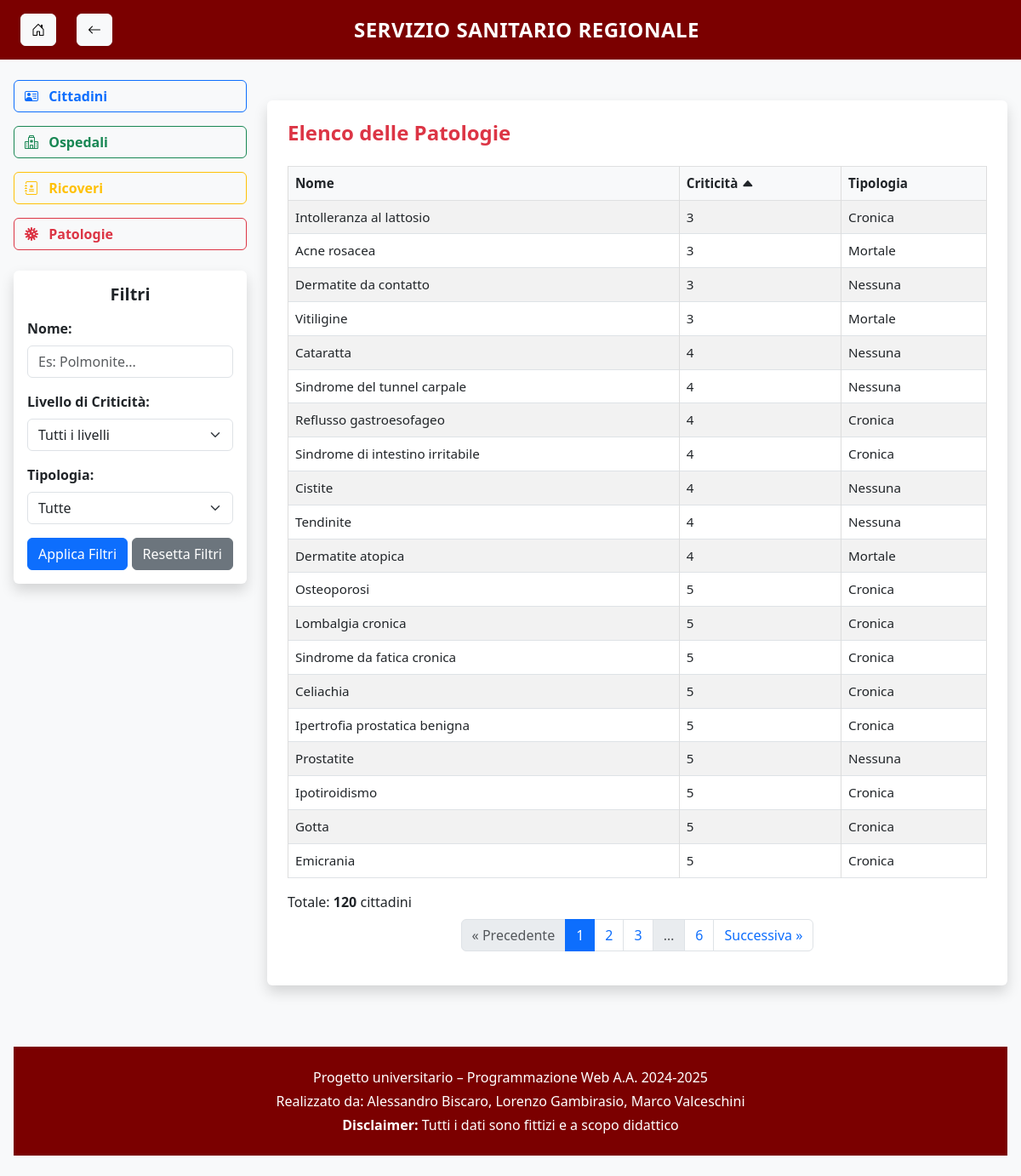
The app's page /patologie/?sort=criticita&order=asc with its own data.
### main/models.py (models this page shows, shortened)
class Patologia(models.Model):
    cod = models.CharField(primary_key=True, max_length=10)
    nome = models.TextField(max_length=100)
    criticita = models.IntegerField()
    class Meta:
        db_table = 'main_patologia'
        managed = False

### main/views.py (the view)
# urls.py: path('patologie/', views.lista_patologie, name='patologie'),
def lista_patologie(request):
    patologie_base = models.Patologia.objects.all()
    nome_query = request.GET.get('nome')
    criticita_query = request.GET.get('criticita')
    tipologia_query = request.GET.get('tipologia')
    if nome_query:
        patologie_base = patologie_base.filter(nome__icontains=nome_query)
    if criticita_query:
        patologie_base = patologie_base.filter(criticita=criticita_query)
    patologie = []
    for p in patologie_base:
        tipi = []
        if models.PatologiaCronica.objects.filter(cod=p).exists():
            tipi.append("Cronica")
        if models.PatologiaMortale.objects.filter(cod=p).exists():
            tipi.append("Mortale")
        tipo = " e ".join(tipi) if tipi else "Nessuna"
        if not tipologia_query or tipologia_query in tipo:
            patologie.append({
                'codice': p.cod,
                'nome': p.nome,
                'criticita': p.criticita,
                'tipologia': tipo,
            })
    sort = request.GET.get("sort", "nome")
    order = request.GET.get("order", "asc")
    reverse = order == "desc"
    try:
        patologie.sort(key=lambda x: x.get(sort, "").lower() if isinstance(x.get(sort), str) else x.get(sort), reverse=reverse)
    except Exception:
        pass  # fallback: no sort
    paginator = Paginator(patologie, 20)
    page_number = request.GET.get("page")
    page_obj = paginator.get_page(page_number)
    return render(request, "patologie.html", {
        'page_obj': page_obj,
        'patologie': page_obj.object_list,
        'range_criticita': range(1, 11),
        'filtro_template': 'filtri/filtro_patologie.html',
        'current_sort': sort,
        'current_order': order,
    })

### main/templates/patologie.html (shortened to what this page needs)
{% extends "base.html" %}
{% block content %}
<div class="container-fluid px-0 py-4">
  <div class="row">
    <section class="col-12">
      <div class="bg-white p-4 rounded shadow">
        <h4 class="mb-4 text-danger fw-bold">Elenco delle Patologie</h4>
        <div class="table-responsive">
          <table class="table table-striped table-hover table-bordered w-100 text-center align-middle">
            <thead class="table-light">
  <tr>
    <th>
      <a href="?sort=nome&order={% if current_sort == 'nome' and current_order == 'asc' %}desc{% else %}asc{% endif %}" class="text-decoration-none text-dark">
        Nome
      </a>
    </th>
    <th>
      <a href="?sort=criticita&order={% if current_sort == 'criticita' and current_order == 'asc' %}desc{% else %}asc{% endif %}" class="text-decoration-none text-dark">
        Criticità
        {% if current_sort == 'criticita' %}
          <i class="bi bi-caret-{% if current_order == 'asc' %}up{% else %}down{% endif %}-fill"></i>
        {% endif %}
      </a>
    </th>
    <th>
      <a href="?sort=tipologia&order={% if current_sort == 'tipologia' and current_order == 'asc' %}desc{% else %}asc{% endif %}" class="text-decoration-none text-dark">
        Tipologia
      </a>
    </th>
  </tr>
</thead>
            <tbody>
  {% for patologia in patologie %}
  <tr>
    <td>{{ patologia.nome }}</td>
    <td>{{ patologia.criticita }}</td>
    <td>{{ patologia.tipologia }}</td>
  </tr>
  {% empty %}
  <tr>
    <td colspan="3" class="text-center text-muted">Nessuna patologia trovata.</td>
  </tr>
  {% endfor %}
</tbody>
          </table>
          {% include 'partials/paginazione.html' %}
        </div>
      </div>
    </section>
  </div>
</div>
{% endblock %}

### main/static/css/style.css (style rules this page uses)
body { background-color: #f8f9fa; }
table { width: 100%; border-collapse: collapse; table-layout: auto; font-size: 0.95rem; }
th, td { padding: 0.75rem; border: 1px solid #ddd; text-align: left; word-break: break-word; }

### records on screen
Patologia: nome "Intolleranza al lattosio"
Patologia: nome "Acne rosacea"
Patologia: nome "Dermatite da contatto"
Patologia: nome "Vitiligine"
Patologia: nome "Cataratta"
Patologia: nome "Sindrome del tunnel carpale"
Patologia: nome "Reflusso gastroesofageo"
Patologia: nome "Sindrome di intestino irritabile"
Patologia: nome "Cistite"
Patologia: nome "Tendinite"
Patologia: nome "Dermatite atopica"
Patologia: nome "Osteoporosi"
Patologia: nome "Lombalgia cronica"
Patologia: nome "Sindrome da fatica cronica"
Patologia: nome "Celiachia"
Patologia: nome "Ipertrofia prostatica benigna"
Patologia: nome "Prostatite"
Patologia: nome "Ipotiroidismo"
Patologia: nome "Gotta"
Patologia: nome "Emicrania"

### other values on screen
{{ titolo_pagina|default:"Servizio Sanitario Regionale" }} "SERVIZIO SANITARIO REGIONALE"
{{ patologia.criticita }} "3" "3" "3" "3" "4" "4" "4" "4" "4" "4" "4" "5" "5" "5" "5" "5" "5" "5" "5" "5"
{{ patologia.tipologia }} "Cronica" "Mortale" "Nessuna" "Mortale" "Nessuna" "Nessuna" "Cronica" "Cronica" "Nessuna" "Nessuna" "Mortale" "Cronica" "Cronica" "Cronica" "Cronica" "Cronica" "Nessuna" "Cronica" "Cronica" "Cronica"
{{ page_obj.paginator.count }} "120"
{{ num }} "1"
{{ num }} "2" "3"
{{ num }} "6"
